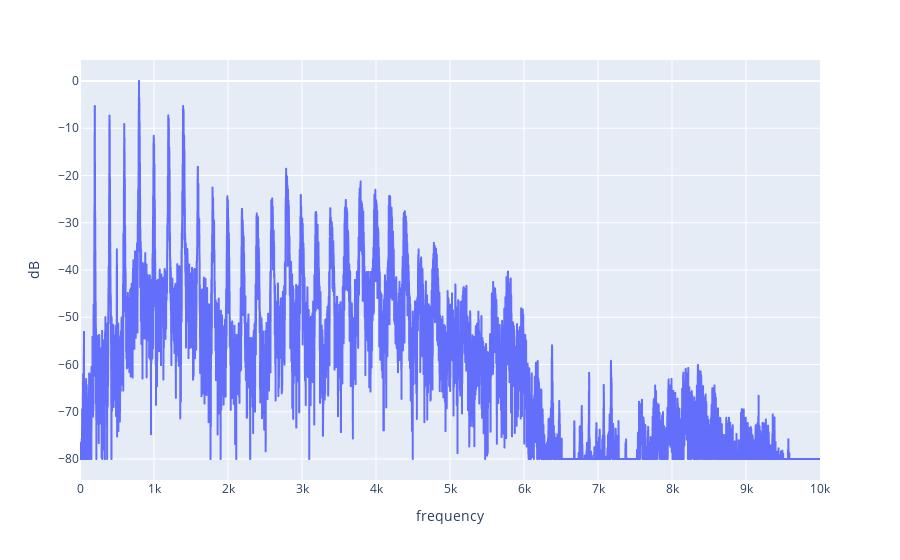

Notebook cell for this chart:
### Code cell
fig = px.line(
    pd.DataFrame({"frequency": np.arange(len(amplitude_db)), "dB": amplitude_db}), x="frequency", y="dB"
)
fig.update_traces(hovertemplate="F bin: %{x}<br>amplitude: %{y}")
fig.show()

### Figure 1 — Plotly figure (JSON) as saved in the notebook; plotly's stock layout.template omitted (floating-point values rounded to 4 significant figures; data arrays with more than 128 entries replaced by an {"elided": "..."} marker saying what was removed)
{"data": [{"hovertemplate": "F bin: %{x}<br>amplitude: %{y}", "legendgroup": "", "line": {"color": "#636efa", "dash": "solid"}, "marker": {"symbol": "circle"}, "mode": "lines", "name": "", "showlegend": false, "type": "scattergl", "x": {"elided": "10001 int values"}, "xaxis": "x", "y": {"elided": "10001 float values"}, "yaxis": "y"}], "layout": {"legend": {"tracegroupgap": 0}, "margin": {"t": 60}, "xaxis": {"anchor": "y", "domain": [0, 1], "title": {"text": "frequency"}}, "yaxis": {"anchor": "x", "domain": [0, 1], "title": {"text": "dB"}}}}
